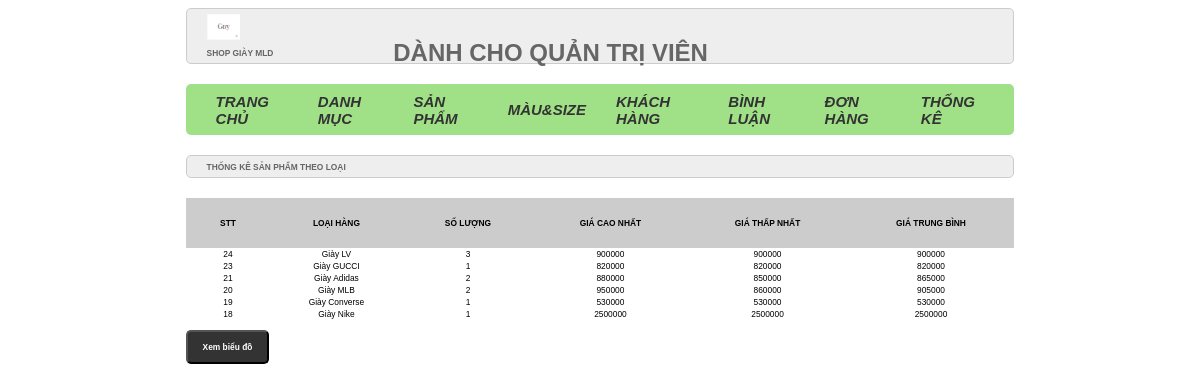
The page /admin/index.php?act=thongke on the database its author committed.
### tables this page shows
CREATE TABLE `danhmuc` (
  `id` int(11) NOT NULL,
  `namedm` varchar(255) NOT NULL,
  `status` bit(1) NOT NULL
);

### model/pdo.php (called while the page is built, shortened)
<?php
function pdo_get_connection()
{
    $dburl = "mysql:host=localhost;dbname=duan1_shopgiay;charset=utf8";
    $username = 'root';
    $password = '';
    $conn = new PDO($dburl, $username, $password);
    $conn->setAttribute(PDO::ATTR_ERRMODE, PDO::ERRMODE_EXCEPTION);
    return $conn;
}
function pdo_query($sql)
{
    $sql_args = array_slice(func_get_args(), 1);
    try {
        $conn = pdo_get_connection();
        $stmt = $conn->prepare($sql);
        $stmt->execute($sql_args);
        $rows = $stmt->fetchAll();
        return $rows;
    } catch (PDOException $e) {
        throw $e;
    } finally {
        unset($conn);
    }
}

### model/thongke.php (called while the page is built)
<?php
function loadall_thongke(){
    $sql="select danhmuc.id as madm, danhmuc.namedm as tendm, count(sanpham.id) as countsp, min(sanpham.price) as minprice,max(sanpham.price) as maxprice, avg(sanpham.price) as avgprice";
    $sql.=" from sanpham left join danhmuc on danhmuc.id=sanpham.iddm";
    $sql.=" group by danhmuc.id order by danhmuc.id desc";
    $listtk=pdo_query($sql);
    return $listtk;
}
?>

### admin/thongke/list.php (the view)
<div class="row">
            <div class="row frmtitle">
                <h1>THỐNG KÊ SẢN PHẨM THEO LOẠI</h1>
            </div>
            <div class="row frmcontent">
                <div class="row mb10 frmdsloai">
                    <table>
                        <tr>
                            <th>STT</th>
                            <th>LOẠI HÀNG</th>
                            <th>SỐ LƯỢNG</th>
                            <th>GIÁ CAO NHẤT</th>
                            <th>GIÁ THẤP NHẤT</th>
                            <th>GIÁ TRUNG BÌNH</th>
                        </tr>
                        <?php
                            foreach ($listthongke as $thongke) {
                                extract($thongke);
                                echo '
                                <tr>
                            <td>'.$madm.'</td>
                            <td>'.$tendm.'</td>
                            <td>'.$countsp.'</td>
                            <td>'.$maxprice.'</td>
                            <td>'.$minprice.'</td>
                            <td>'.round($avgprice).'</td>
                        </tr>
                                ';
                            }
                        ?>
                    </table>
                </div>
                <div class="row mb10">
                    <a href="index.php?act=bieudo">
                        <input type="button" value="Xem biểu đồ">
                    </a>
                </div>
            </div>
        </div>

### assets/css/admin.css (style rules this page uses)
* { box-sizing: border-box; font-family: sans-serif; font-size: 0.7vw; }
.row { float: left; width: 100%; }
.mb10 { margin-bottom: 10px; }
.frmtitle { background-color: #EEE; border: 1px #CCC solid; color: #666; border-radius: 5px; padding: 0px 20px; }
.frmcontent { padding: 20px 0px; }
.frmdsloai table { text-align: center; width: 100%; border-collapse: collapse; }
.frmdsloai table th { padding: 20px; background-color: #ccc; }
input[type="submit" i],[type="reset" i],[type="button" i] { padding: 10px 15px; border-radius: 5px; background-color: #333; font-size: 17px; font-weight: bold; color: #fff; }
input[type="submit"], input[type="reset"], input[type="button"] { padding: 10px 15px; border-radius: 5px; background-color: #333; font-size: 0.7vw; font-weight: bold; color: #fff; }

### rows shown on the page
danhmuc: id "24", namedm "Giày LV", countsp "3", maxprice "900000", minprice "900000", avgprice "900000"
danhmuc: id "23", namedm "Giày GUCCI", countsp "1", maxprice "820000", minprice "820000", avgprice "820000"
danhmuc: id "21", namedm "Giày Adidas", countsp "2", maxprice "880000", minprice "850000", avgprice "865000"
danhmuc: id "20", namedm "Giày MLB", countsp "2", maxprice "950000", minprice "860000", avgprice "905000"
danhmuc: id "19", namedm "Giày Converse", countsp "1", maxprice "530000", minprice "530000", avgprice "530000"
danhmuc: id "18", namedm "Giày Nike", countsp "1", maxprice "2500000", minprice "2500000", avgprice "2500000"
